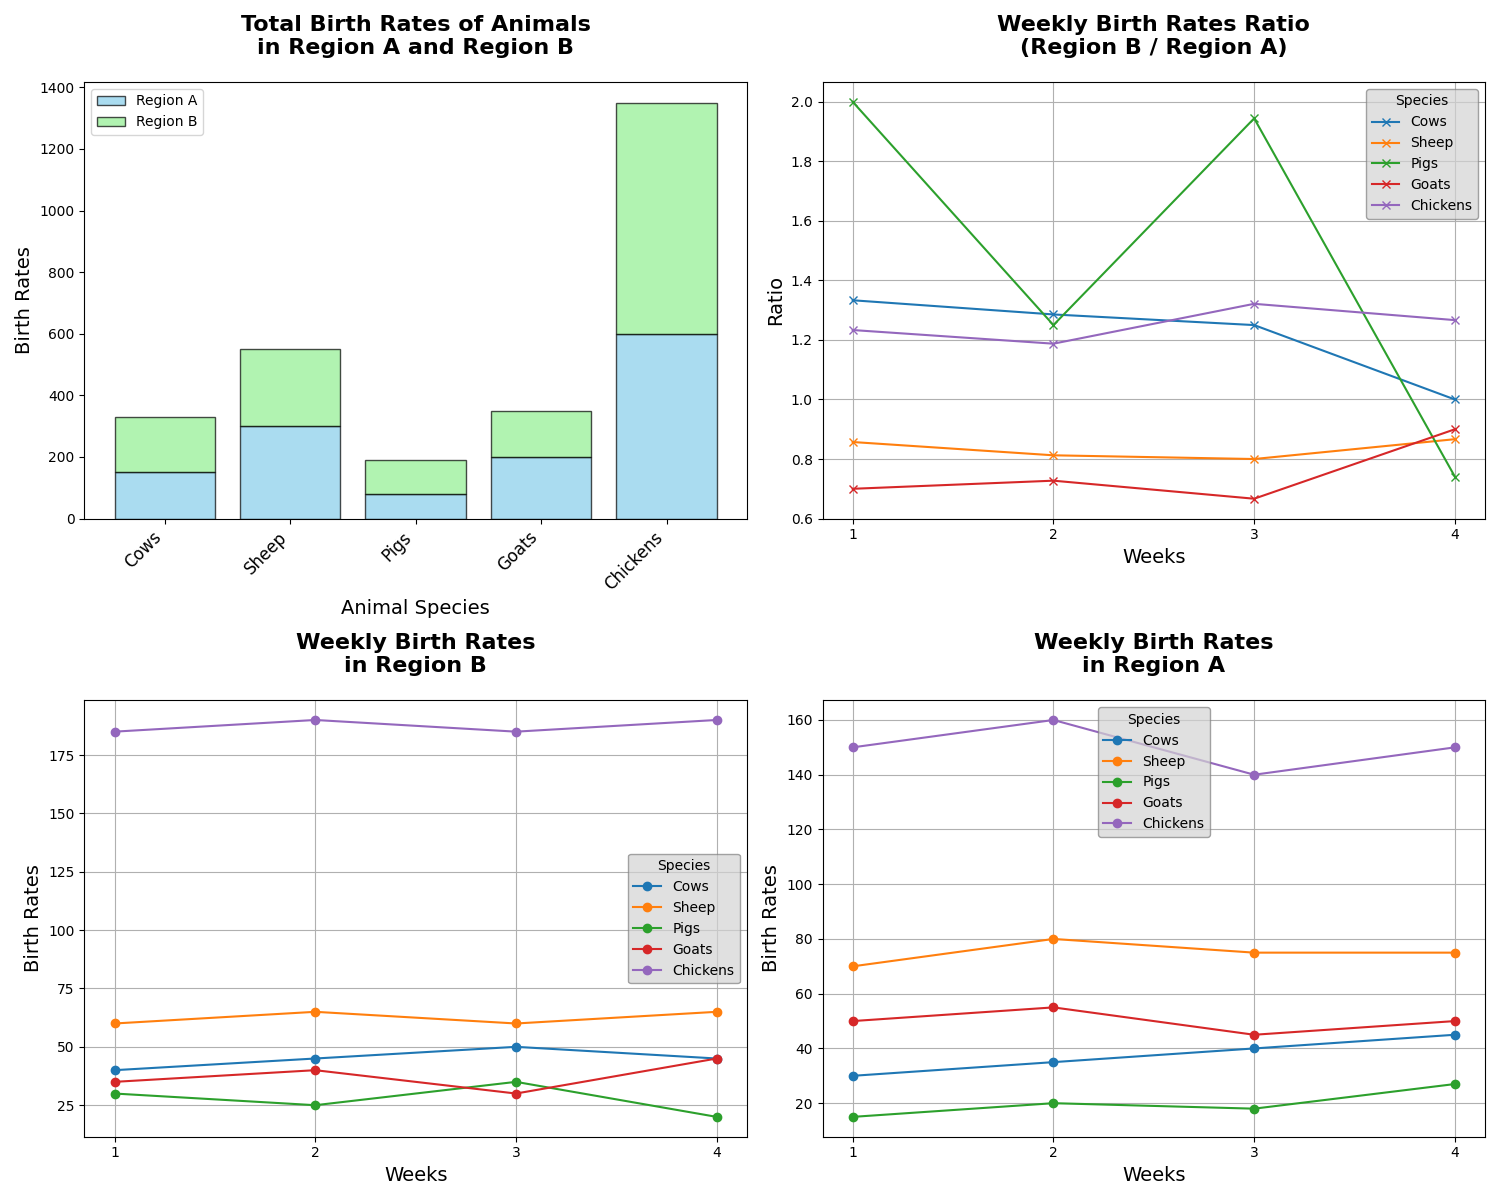

This figure's Python source:
import matplotlib.pyplot as plt
import numpy as np

species = ['Cows', 'Sheep', 'Pigs', 'Goats', 'Chickens']
birth_rates_region_A = np.array([150, 300, 80, 200, 600])
birth_rates_region_B = np.array([180, 250, 110, 150, 750])

weeks = np.arange(1, 5)
weekly_birth_rates_region_A = np.array([
    [30, 70, 15, 50, 150],
    [35, 80, 20, 55, 160],
    [40, 75, 18, 45, 140],
    [45, 75, 27, 50, 150]
])
weekly_birth_rates_region_B = np.array([
    [40, 60, 30, 35, 185],
    [45, 65, 25, 40, 190],
    [50, 60, 35, 30, 185],
    [45, 65, 20, 45, 190]
])

fig, axs = plt.subplots(2, 2, figsize=(15, 12))

axs[0, 0].bar(species, birth_rates_region_A, color='skyblue', edgecolor='black', alpha=0.7, label='Region A')
axs[0, 0].bar(species, birth_rates_region_B, color='lightgreen', edgecolor='black', alpha=0.7, label='Region B', bottom=birth_rates_region_A)
axs[0, 0].set_title('Total Birth Rates of Animals\nin Region A and Region B', fontsize=16, fontweight='bold', pad=20)
axs[0, 0].set_xlabel('Animal Species', fontsize=14)
axs[0, 0].set_ylabel('Birth Rates', fontsize=14)
axs[0, 0].legend(loc='upper left')
axs[0, 0].set_xticks(np.arange(len(species)))
axs[0, 0].set_xticklabels(species, rotation=45, ha='right', fontsize=12)

for i in range(len(species)):
    axs[1, 1].plot(weeks, weekly_birth_rates_region_A[:, i], marker='o', label=species[i])
axs[1, 1].set_title('Weekly Birth Rates\nin Region A', fontsize=16, fontweight='bold', pad=20)
axs[1, 1].set_xlabel('Weeks', fontsize=14)
axs[1, 1].set_ylabel('Birth Rates', fontsize=14)
axs[1, 1].legend(title='Species', fontsize=10, edgecolor='gray', facecolor='lightgrey', framealpha=0.7)
axs[1, 1].set_xticks(weeks)
axs[1, 1].grid(True)

for i in range(len(species)):
    axs[1, 0].plot(weeks, weekly_birth_rates_region_B[:, i], marker='o', label=species[i])
axs[1, 0].set_title('Weekly Birth Rates\nin Region B', fontsize=16, fontweight='bold', pad=20)
axs[1, 0].set_xlabel('Weeks', fontsize=14)
axs[1, 0].set_ylabel('Birth Rates', fontsize=14)
axs[1, 0].legend(title='Species', fontsize=10, edgecolor='gray', facecolor='lightgrey', framealpha=0.7)
axs[1, 0].set_xticks(weeks)
axs[1, 0].grid(True)

weekly_birth_rate_ratio = weekly_birth_rates_region_B / (weekly_birth_rates_region_A + 1e-6)
for i in range(len(species)):
    axs[0, 1].plot(weeks, weekly_birth_rate_ratio[:, i], marker='x', label=species[i])
axs[0, 1].set_title('Weekly Birth Rates Ratio\n(Region B / Region A)', fontsize=16, fontweight='bold', pad=20)
axs[0, 1].set_xlabel('Weeks', fontsize=14)
axs[0, 1].set_ylabel('Ratio', fontsize=14)
axs[0, 1].legend(title='Species', fontsize=10, edgecolor='gray', facecolor='lightgrey', framealpha=0.7)
axs[0, 1].set_xticks(weeks)
axs[0, 1].grid(True)

plt.tight_layout()
plt.show()
